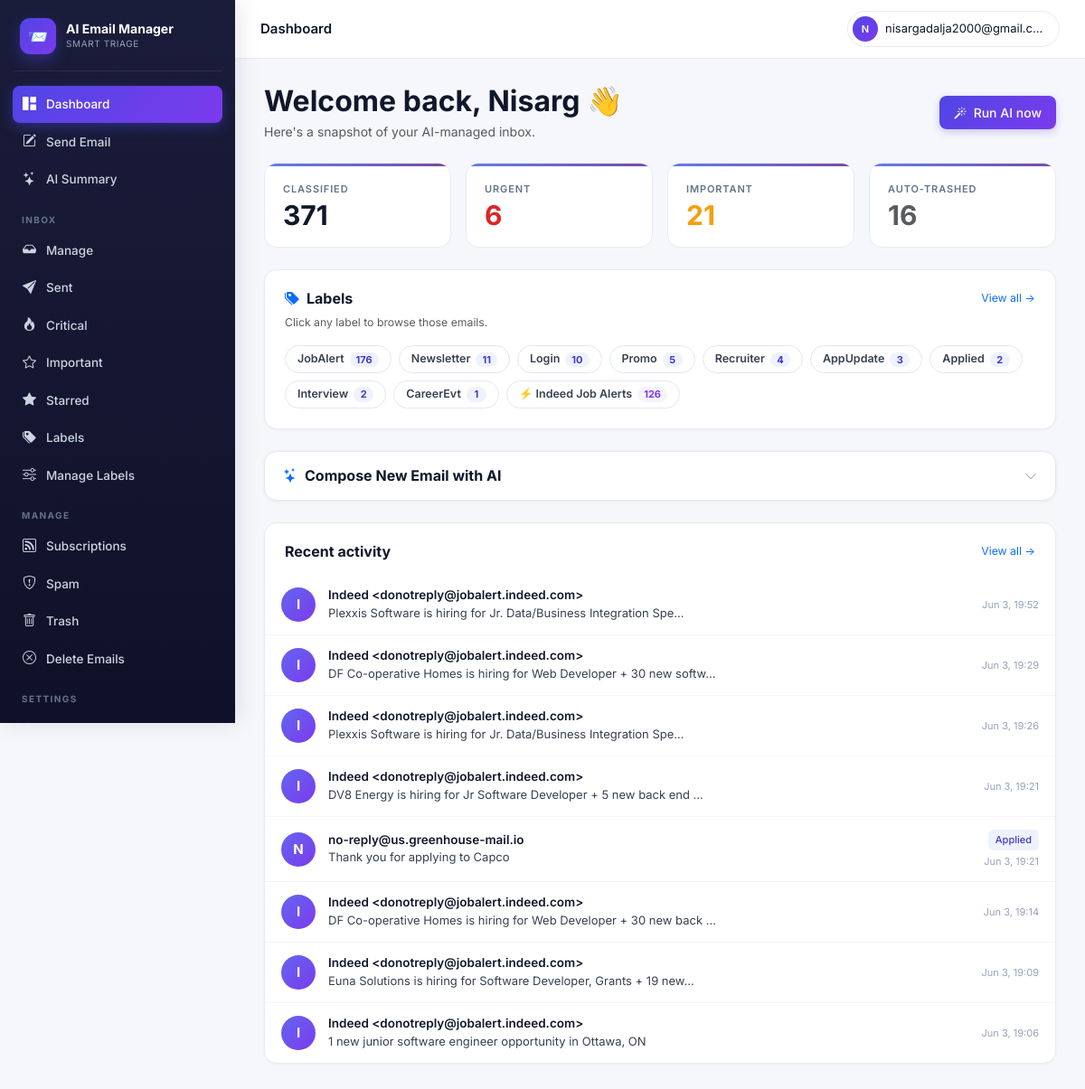
The page /accounts/dashboard/ (signed in) on the database its author committed.
### accounts/models.py (models this page shows, shortened)
class UserCustomCategory(models.Model):
    user        = models.ForeignKey(User, on_delete=models.CASCADE, related_name="custom_categories")
    name        = models.CharField(max_length=100)
    slug        = models.SlugField(max_length=100)
    description = models.TextField(blank=True, help_text="Describe what kinds of emails belong here")
    created_at  = models.DateTimeField(auto_now_add=True)
    class Meta:
        unique_together = [("user", "slug")]

class ClassifiedEmail(models.Model):
    user            = models.ForeignKey(User, on_delete=models.CASCADE, related_name="classified_emails")
    gmail_id        = models.CharField(max_length=64)
    thread_id       = models.CharField(max_length=64, blank=True)
    subject         = models.CharField(max_length=500, blank=True)
    sender          = models.CharField(max_length=300, blank=True)
    sender_email    = models.CharField(max_length=200, blank=True)
    snippet         = models.TextField(blank=True)
    received_at     = models.DateTimeField(null=True, blank=True)
    category        = models.ForeignKey(EmailCategory, on_delete=models.SET_NULL, null=True, blank=True)
    custom_category = models.ForeignKey(UserCustomCategory, on_delete=models.SET_NULL, null=True, blank=True)
    importance      = models.IntegerField(default=3)
    is_urgent       = models.BooleanField(default=False)
    is_event        = models.BooleanField(default=False)
    event_when      = models.CharField(max_length=120, blank=True)
    reason          = models.TextField(blank=True)
    action_taken    = models.CharField(max_length=16, default="kept")
    unsubscribe_url = models.URLField(max_length=1000, blank=True)
    classified_at   = models.DateTimeField(auto_now_add=True)
    class Meta:
        unique_together = [("user", "gmail_id")]
        indexes = [models.Index(fields=["user", "-received_at"])]

class EmailCategory(models.Model):
    slug         = models.SlugField(max_length=64, unique=True)
    name         = models.CharField(max_length=120)
    short_label  = models.CharField(max_length=32)
    group        = models.CharField(max_length=64)
    description  = models.TextField(blank=True)
    default_tier = models.CharField(max_length=16, choices=TIER_CHOICES, default="normal")

### accounts/views.py (the view)
# urls.py: path("dashboard/",        views.dashboard,       name="dashboard"),
@login_required
def dashboard(request):
    profile = _ensure_profile(request)
    if not profile.onboarded:
        return redirect("onboarding_step1")
    if not hasattr(request.user, "google_account"):
        return redirect("google_start")
    stats = {
        "total":     ClassifiedEmail.objects.filter(user=request.user).count(),
        "important": ClassifiedEmail.objects.filter(user=request.user, importance__gte=4).count(),
        "urgent":    ClassifiedEmail.objects.filter(
            user=request.user,
            category__in=UserCategoryPreference.objects.filter(user=request.user, tier="critical").values_list("category_id", flat=True)
        ).count(),
        "trashed":   ClassifiedEmail.objects.filter(user=request.user, action_taken="trashed").count(),
    }
    recent = (ClassifiedEmail.objects.filter(user=request.user)
              .select_related("category").order_by("-received_at")[:8])
    label_counts = (ClassifiedEmail.objects
                    .filter(user=request.user, category__isnull=False)
                    .values("category__id", "category__short_label")
                    .annotate(count=Count("id"))
                    .order_by("-count")[:12])
    custom_label_counts = (ClassifiedEmail.objects
                           .filter(user=request.user, custom_category__isnull=False)
                           .values("custom_category__id", "custom_category__name")
                           .annotate(count=Count("id"))
                           .order_by("-count")[:6])
    return render(request, "dashboard.html", {
        "google_acc": request.user.google_account, "profile": profile,
        "stats": stats, "recent": recent,
        "label_counts": label_counts,
        "custom_label_counts": custom_label_counts,
    })

### accounts/context_processors.py (called while the page is built)
def active_job(request):
    if not request.user.is_authenticated:
        return {}
    job = (ClassificationJob.objects
           .filter(user=request.user, status__in=["pending", "running"])
           .order_by("-id").first())
    return {"global_active_job": job}

### accounts/views.py (called while the page is built)
def _ensure_profile(request):
    profile, _ = UserProfile.objects.get_or_create(
        user=request.user, defaults={"full_name": request.user.get_full_name()},
    )
    return profile

### templates/dashboard.html (shortened to what this page needs)
{% extends "base.html" %}{% block title %}Dashboard{% endblock %}
{% block topbar_title %}Dashboard{% endblock %}
{% block body %}
<div class="dash-header">
  <div>
    <h2 class="mb-1 fw-bold">Welcome back{% if user.first_name %}, {{ user.first_name }}{% endif %} 👋</h2>
    <p class="text-muted mb-0">Here's a snapshot of your AI-managed inbox.</p>
  </div>
  <a href="{% url 'manage_emails' %}" class="btn btn-primary"><i class="bi bi-magic me-1"></i> Run AI now</a>
</div>
<div class="row g-3 mb-4">
  <div class="col-6 col-md-3">
    <div class="stat-card">
      <div class="stat-label">Classified</div>
      <div class="stat-value">{{ stats.total }}</div>
    </div>
  </div>
  <div class="col-6 col-md-3">
    <a href="{% url 'urgent' %}" style="text-decoration:none">
      <div class="stat-card hover-lift">
        <div class="stat-label">Urgent</div>
        <div class="stat-value" style="color:var(--critical)">{{ stats.urgent }}</div>
      </div>
    </a>
  </div>
  <div class="col-6 col-md-3">
    <a href="{% url 'important' %}" style="text-decoration:none">
      <div class="stat-card hover-lift">
        <div class="stat-label">Important</div>
        <div class="stat-value" style="color:var(--important)">{{ stats.important }}</div>
      </div>
    </a>
  </div>
  <div class="col-6 col-md-3">
    <a href="{% url 'trash' %}" style="text-decoration:none">
      <div class="stat-card hover-lift">
        <div class="stat-label">Auto-trashed</div>
        <div class="stat-value text-muted">{{ stats.trashed }}</div>
      </div>
    </a>
  </div>
</div>
{% if label_counts %}
<div class="card-modern mb-4">
  <div class="d-flex justify-content-between align-items-center mb-2">
    <h6 class="mb-0 fw-bold"><i class="bi bi-tags-fill text-primary me-2"></i>Labels</h6>
    <a href="{% url 'labels' %}" class="small text-primary text-decoration-none">View all →</a>
  </div>
  <p class="text-muted small mb-3">Click any label to browse those emails.</p>
  <div class="lbl-strip">
    {% for l in label_counts %}
      <a href="{% url 'manage_emails' %}?category={{ l.category__id }}" class="lbl-chip">
        <span>{{ l.category__short_label }}</span>
        <span class="cnt">{{ l.count }}</span>
      </a>
    {% endfor %}
    {% for l in custom_label_counts %}
      <a href="{% url 'manage_emails' %}?custom_category={{ l.custom_category__id }}" class="lbl-chip custom">
        <span>⚡ {{ l.custom_category__name }}</span>
        <span class="cnt custom">{{ l.count }}</span>
      </a>
    {% endfor %}
  </div>
</div>
{% endif %}
<div class="compose-card mb-4">
  <div class="compose-header" onclick="toggleCompose()">
    <h6><i class="bi bi-stars text-primary"></i> Compose New Email with AI</h6>
    <i class="bi bi-chevron-down compose-toggle-icon" id="compose-chevron"></i>
  </div>
</div>
<div class="card-modern">
  <div class="d-flex justify-content-between align-items-center mb-3">
    <h6 class="mb-0 fw-bold">Recent activity</h6>
    <a href="{% url 'manage_emails' %}" class="small text-primary text-decoration-none">View all →</a>
  </div>
  <ul class="elist" style="margin:0 -22px -22px">
    {% for e in recent %}
      <li class="elist-item" onclick="window.location='{% url 'email_detail' e.gmail_id %}'">
        <div class="elist-avatar" style="background:linear-gradient(135deg,#6366f1,#7c3aed)">{{ e.sender|slice:":1"|upper }}</div>
        <div class="elist-body">
          <div class="elist-sender">{{ e.sender|truncatechars:40 }}</div>
          <div class="elist-subject">{{ e.subject|truncatechars:65 }}</div>
        </div>
        <div class="elist-meta">
          {% if e.category %}<span class="badge-cat">{{ e.category.short_label }}</span>{% endif %}
          <span class="elist-time local-ts" data-ts="{{ e.received_at|date:'c' }}">{{ e.received_at|date:"M d, H:i" }}</span>
        </div>
      </li>
    {% empty %}
      <li class="elist-empty" style="padding:36px">
        <i class="bi bi-inbox"></i>
        <strong>No emails classified yet</strong>
        <p class="small mt-1 mb-0"><a href="{% url 'manage_emails' %}" class="text-primary">Run AI →</a></p>
      </li>
    {% endfor %}
  </ul>
</div>
{% endblock %}

### templates/base.html (shortened to what this page needs)
{% load static %}
<!doctype html>
<html lang="en">
<head>
<link href="https://cdn.jsdelivr.net/npm/bootstrap@5.3.3/dist/css/bootstrap.min.css" rel="stylesheet">
<link href="https://cdn.jsdelivr.net/npm/bootstrap-icons@1.11.3/font/bootstrap-icons.css" rel="stylesheet">
</head>
<body>
<div class="app-shell">
  <aside class="sidebar" id="sidebar">
    <div class="brand">
      <div class="brand-logo">📨</div>
      <div>
        <div class="brand-name">AI Email Manager</div>
        <div class="brand-sub">Smart triage</div>
      </div>
    </div>
    <nav>
      <a class="side-link {% if request.resolver_match.url_name == 'dashboard' %}active{% endif %}" href="{% url 'dashboard' %}">
        <i class="bi bi-grid-1x2-fill"></i> Dashboard
      </a>
      <button class="side-link" style="background:none;border:none;width:100%;cursor:pointer;text-align:left"
              onclick="openComposeModal()">
        <i class="bi bi-pencil-square"></i> Send Email
      </button>
      <a class="side-link {% if request.resolver_match.url_name == 'email_summary' %}active{% endif %}" href="{% url 'email_summary' %}">
        <i class="bi bi-stars"></i> AI Summary
      </a>
      <div class="side-section">Inbox</div>
      <a class="side-link {% if request.resolver_match.url_name == 'manage_emails' %}active{% endif %}" href="{% url 'manage_emails' %}">
        <i class="bi bi-inbox-fill"></i> Manage
      </a>
      <a class="side-link {% if request.resolver_match.url_name == 'sent' %}active{% endif %}" href="{% url 'sent' %}">
        <i class="bi bi-send-fill"></i> Sent
      </a>
      <a class="side-link {% if request.resolver_match.url_name == 'urgent' %}active{% endif %}" href="{% url 'urgent' %}">
        <i class="bi bi-fire"></i> Critical
      </a>
      <a class="side-link {% if request.resolver_match.url_name == 'important' %}active{% endif %}" href="{% url 'important' %}">
        <i class="bi bi-star"></i> Important
      </a>
      <a class="side-link {% if request.resolver_match.url_name == 'starred' %}active{% endif %}" href="{% url 'starred' %}">
        <i class="bi bi-star-fill"></i> Starred
      </a>
      <a class="side-link {% if request.resolver_match.url_name == 'labels' %}active{% endif %}" href="{% url 'labels' %}">
        <i class="bi bi-tags-fill"></i> Labels
      </a>
      <a class="side-link {% if request.resolver_match.url_name == 'manage_labels' %}active{% endif %}" href="{% url 'manage_labels' %}">
        <i class="bi bi-sliders"></i> Manage Labels
      </a>
      <div class="side-section">Manage</div>
      <a class="side-link {% if request.resolver_match.url_name == 'subscriptions' %}active{% endif %}" href="{% url 'subscriptions' %}">
        <i class="bi bi-rss"></i> Subscriptions
      </a>
      <a class="side-link {% if request.resolver_match.url_name == 'spam' %}active{% endif %}" href="{% url 'spam' %}">
        <i class="bi bi-shield-exclamation"></i> Spam
      </a>
      <a class="side-link {% if request.resolver_match.url_name == 'trash' %}active{% endif %}" href="{% url 'trash' %}">
        <i class="bi bi-trash"></i> Trash
      </a>
      <a class="side-link {% if request.resolver_match.url_name == 'delete_emails' %}active{% endif %}" href="{% url 'delete_emails' %}">
        <i class="bi bi-x-circle"></i> Delete Emails
      </a>
      <div class="side-section">Settings</div>
      <a class="side-link {% if request.resolver_match.url_name == 'categories' %}active{% endif %}" href="{% url 'categories' %}">
        <i class="bi bi-tags"></i> Categories
      </a>
    </nav>
  </aside>
  <div class="main-wrap">
    <header class="topbar">
      <div class="topbar-left">
        <div class="topbar-title">{% block topbar_title %}{% endblock %}</div>
      </div>
      <div class="topbar-right">
        <div class="dropdown">
          <button class="user-chip dropdown-toggle" data-bs-toggle="dropdown" aria-expanded="false">
            <span class="user-avatar">{{ user.email|slice:":1"|upper }}</span>
            <span class="d-none d-sm-inline" style="max-width:180px;overflow:hidden;text-overflow:ellipsis;white-space:nowrap">{{ user.email }}</span>
          </button>
        </div>
      </div>
    </header>
    <main class="main">
      {% block body %}{% endblock %}
    </main>
  </div>
</div>
</body>
</html>

### templates/dashboard.html (style rules this page uses)
.dash-header { display:flex;justify-content:space-between;align-items:center;flex-wrap:wrap;gap:12px;margin-bottom:24px }
.lbl-strip { display:flex;flex-wrap:wrap;gap:8px;margin-top:10px }
.lbl-chip { display:inline-flex;align-items:center;gap:6px;background:#fff;border:1px solid #e2e8f0;border-radius:20px;padding:5px 13px;font-size:12.5px;font-weight:600;color:#374151;text-decoration:none;transition:all .15s;cursor:pointer }
.lbl-chip .cnt { background:#eef2ff;color:#4338ca;border-radius:10px;padding:0 7px;font-size:11px;font-weight:700;min-width:22px;text-align:center }
.lbl-chip.custom .cnt { background:#f5f3ff;color:#7c3aed }
.compose-card { background:#fff;border:1px solid #e2e8f0;border-radius:14px;margin-bottom:24px;box-shadow:0 1px 4px rgba(0,0,0,.05);overflow:hidden }
.compose-header { display:flex;justify-content:space-between;align-items:center;padding:16px 20px;cursor:pointer;user-select:none }
.compose-header h6 { margin:0;font-weight:700;display:flex;align-items:center;gap:8px }
.compose-toggle-icon { color:#94a3b8;transition:transform .2s }

### rows shown on the page
UserCustomCategory: custom_category__name "Indeed Job Alerts", count "126"
ClassifiedEmail: sender "I", sender "Indeed <donotreply@jobalert.indeed.com>", subject "Plexxis Software is hiring for Jr. Data/Business Integration Spe…"
ClassifiedEmail: sender "I", sender "Indeed <donotreply@jobalert.indeed.com>", subject "DF Co-operative Homes is hiring for Web Developer + 30 new softw…"
ClassifiedEmail: sender "I", sender "Indeed <donotreply@jobalert.indeed.com>", subject "Plexxis Software is hiring for Jr. Data/Business Integration Spe…"
ClassifiedEmail: sender "I", sender "Indeed <donotreply@jobalert.indeed.com>", subject "DV8 Energy is hiring for Jr Software Developer + 5 new back end …"
ClassifiedEmail: sender "N", sender "no-reply@us.greenhouse-mail.io", subject "Thank you for applying to Capco", category.short_label "Applied"
ClassifiedEmail: sender "I", sender "Indeed <donotreply@jobalert.indeed.com>", subject "DF Co-operative Homes is hiring for Web Developer + 30 new back …"
ClassifiedEmail: sender "I", sender "Indeed <donotreply@jobalert.indeed.com>", subject "Euna Solutions is hiring for Software Developer, Grants + 19 new…"
ClassifiedEmail: sender "I", sender "Indeed <donotreply@jobalert.indeed.com>", subject "1 new junior software engineer opportunity in Ottawa, ON"

### other values the page prints
{{ user.email|slice:":1"|upper }} "N"
{{ user.email }} "nisargadalja2000@gmail.c…"
{{ user.first_name }} "Nisarg"
{{ stats.total }} "371"
{{ stats.urgent }} "6"
{{ stats.important }} "21"
{{ stats.trashed }} "16"
{{ l.category__short_label }} "JobAlert" "Newsletter" "Login" "Promo" "Recruiter" "AppUpdate" "Applied" "Interview" "CareerEvt"
{{ l.count }} "176" "11" "10" "5" "4" "3" "2" "2" "1"
